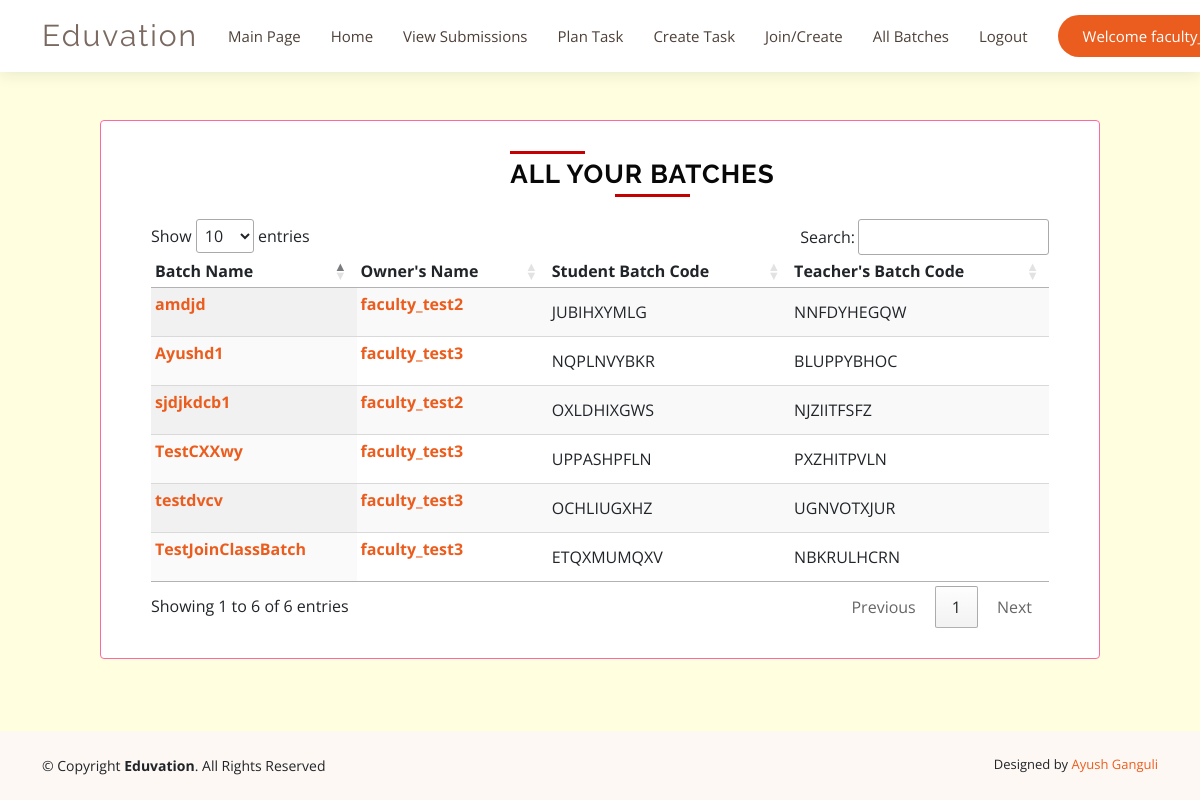
The page /all_user_batches/ (signed in) on the database its author committed.
### main/models.py (models this page shows, shortened)
class Batch(models.Model):
    owner = models.ForeignKey(User,related_name='batch_owner_reverse',null=True, on_delete=models.PROTECT)
    all_users_in_batch = models.ManyToManyField(User,related_name='all_batch_user_belongs')
    batch_code_student = models.CharField(max_length=200)
    batch_code_teacher = models.CharField(max_length=200)
    name = models.CharField(max_length=500)

### main/views.py (the view)
# urls.py: path('all_user_batches/', views.all_user_batches,name='all_user_batches'),
@login_required
def all_user_batches(request):
    all_batches = request.user.all_batch_user_belongs.all()
    return render(request,'all_user_batches.html',{'all_batches': all_batches})

### templates/all_user_batches.html (shortened to what this page needs)
{% extends 'table_base.html' %}
{% block table_page_heading %}
    <div class="twelve mb-3">
        <h1 class="my_heading text-center" style="width: 20%;">All Your Batches</h1>
    </div>
{% endblock table_page_heading %}
{% block table_heading %}
<tr >
    <th>Batch Name</th>
    <th>Owner's Name</th>
    <th>Student Batch Code</th>
    {% if request.user.extended_reverse.is_student %}
    {% else %}
    <th> Teacher's Batch Code </th>
    {% endif %}
</tr>
{% endblock table_heading %}
{% block table_body %}
    {% for curr_batch in all_batches %}
    <tr style="text-align: left;">
        <td> <p class="link10" style="text-align: left;"><a href="{% url 'main:all_batch_classes_table_page' batch_id=curr_batch.id %}">{{curr_batch.name}}</a></p></td>
        <td><p class="link10" style="text-align: left;"><a href="{% url 'main:user_profile_page' user_id=curr_batch.owner.id %}">{{curr_batch.owner.username}}</a></p> </td>
        <td>{{curr_batch.batch_code_student}}</td>
        {% if request.user.extended_reverse.is_student %}
        {% else %}
            <td>{{curr_batch.batch_code_teacher}}</td>
        {% endif %}
    </tr>
    {% endfor %}
{% endblock table_body %}

### templates/table_base.html (shortened to what this page needs)
{% extends 'base.html' %}
{% block style_sheet %}
    {% load static %}
    <link rel="stylesheet" href="https://cdn.datatables.net/1.11.3/css/jquery.dataTables.min.css">
    <link rel="stylesheet" href="{% static 'others/data_table/data_table.css' %}">
{% endblock style_sheet %}
{% block main_code %}
<div class="col-10 justify-content-center mt-5 mb-5 rounded my_table_container">
    {% block table_page_heading %}
    {% endblock table_page_heading %}
    <table id="example" class="display compact hover row-border mt-5" style="width:100%">
        <thead class="thead-dark">
            {% block table_heading %}
            {% endblock table_heading %}
        </thead>
        <tbody id="showData">
            {% block table_body %}
            {% endblock table_body %}
        </tbody>
    </table>
</div>
{% endblock main_code %}

### templates/base.html (shortened to what this page needs)
<!DOCTYPE html>
<html lang="en">
<head>
    {% load static %}
  <link href="{% static 'others/pop_up.css' %}" rel="stylesheet">
  <link href="https://cdn.jsdelivr.net/npm/bootstrap@5.0.2/dist/css/bootstrap.min.css" rel="stylesheet">
  <link href="{% static 'bootstrap_template/assets/css/style.css' %}" rel="stylesheet">
  {% block style_sheet %}{% endblock style_sheet %}
</head>
<body>
  <header id="header" class="fixed-top d-flex align-items-center">
    <div class="container d-flex align-items-center justify-content-between">
      <div class="logo">
        <h1 class="text-light"><a href="/"><span>Eduvation</span></a></h1>
      </div>
      <nav id="navbar" class="navbar">
        {% if user.is_authenticated %}
          {% if request.user.extended_reverse.is_student %}
            <ul>
              <li><a class="nav-link scrollto" href="/">Main Page</a></li>
              <li><a class="nav-link " href="{% url 'main:student_home' %}">Home</a></li>
              <li><a class="nav-link scrollto" href="{% url 'main:all_user_batches' %}">Submit Task</a></li>
              <li><a class="nav-link scrollto" href="{% url 'main:join_class_batch_student' %}">Join Batch/Class</a></li>
              <li><a class="nav-link scrollto" href="{% url 'main:logout' %}">Logout</a></li>
              <li><a class="getstarted scrollto" href="{% url 'main:user_profile_page' user_id=request.user.id %}">Welcome {{request.user.username|truncatechars:32}}</a></li>
            </ul>
          {% else %}
            <ul>
              <li><a class="nav-link scrollto" href="/">Main Page</a></li>
              <li><a class="nav-link " href="{% url 'main:faculty_home' %}">Home</a></li>
              <li><a class="nav-link scrollto" href="{% url 'main:all_classes_teacher' %}">View Submissions</a></li>
              <li><a class="nav-link scrollto" href="{% url 'main:view_schedule' %}">Plan Task</a></li>
              <li><a class="nav-link scrollto" href="{% url 'main:add_task_page' %}">Create Task</a></li>
              <li><a class="nav-link scrollto" href="{% url 'main:join_create' %}">Join/Create</a></li>
              <li><a class="nav-link scrollto" href="{% url 'main:all_user_batches' %}">All Batches</a></li>
              <li><a class="nav-link scrollto" href="{% url 'main:logout' %}">Logout</a></li>
              <li><a class="getstarted scrollto" href="#">Welcome {{request.user.username|truncatechars:32}}</a></li>
            </ul>
          {% endif %}
        {% endif %}
      </nav>
    </div>
  </header>
  <main id="main">
    {% block main_code %}{% endblock main_code %}
  </main>
  <br/>
  <footer id="footer" >
   <div class="container py-4">
      <div class="copyright">
        &copy; Copyright <strong><span>Eduvation</span></strong>. All Rights Reserved
      </div>
      <div class="credits">
        Designed by <a href="https://www.linkedin.com/in/ayush-ganguli-b39729192/">Ayush Ganguli</a>
      </div>
    </div>
  </footer>
</body>
</html>

### static/others/pop_up.css (style rules this page uses)
p { text-align: center; }

### static/others/data_table/data_table.css (style rules this page uses)
#showData tr { text-align: center; }
body { height:100vh; margin:0; }
header { min-height:50px; background:lightcyan; }
footer { min-height:50px; background:PapayaWhip; }
body { display:flex; flex-direction:column; background: #FFFFE0 }
footer { margin-top:auto; }
.my_table_container { background-color: white; background-color: #fff; padding: 30px 50px ; margin: auto; border: 1px solid rgb(255, 104, 167); }
.my_heading { position: relative; padding: 0; margin: 0; font-family: "Raleway", sans-serif; font-weight: 300; font-size: 40px; color: #080808; -webkit-transition: all 0.4s ease 0s; -o-transition: all 0.4s ease 0s; transition: all 0.4s ease 0s; }
.twelve h1 { font-size:26px; font-weight:700; letter-spacing:1px; text-transform:uppercase; width:160px; text-align:center; margin:auto; white-space:nowrap; padding-bottom:13px; }
.twelve h1:before { background-color: #c50000; content: ''; display: block; height: 3px; width: 75px; margin-bottom: 5px; }
.twelve h1:after { background-color: #c50000; content: ''; display: block; position:absolute; right:0; bottom:0; height: 3px; width: 75px; margin-bottom: 0.25em; }
.link10 a { font-weight: bold; position:relative; text-decoration: none; color: #eb5d1e; transition:color .15s ease-in-out; }
.link10 a:after { display:block; content:""; position: absolute; right:0; left:0; width:100%; height:3px; opacity:0; transform:translateY(-150%); transition:transform .15s ease-in-out, opacity .15s ease-in-out; background-color: maroon; }

### rows shown on the page
Batch: name "sjdjkdcb1", owner.username "faculty_test2", batch_code_student "OXLDHIXGWS", batch_code_teacher "NJZIITFSFZ"
Batch: name "testdvcv", owner.username "faculty_test3", batch_code_student "OCHLIUGXHZ", batch_code_teacher "UGNVOTXJUR"
Batch: name "amdjd", owner.username "faculty_test2", batch_code_student "JUBIHXYMLG", batch_code_teacher "NNFDYHEGQW"
Batch: name "TestCXXwy", owner.username "faculty_test3", batch_code_student "UPPASHPFLN", batch_code_teacher "PXZHITPVLN"
Batch: name "Ayushd1", owner.username "faculty_test3", batch_code_student "NQPLNVYBKR", batch_code_teacher "BLUPPYBHOC"
Batch: name "TestJoinClassBatch", owner.username "faculty_test3", batch_code_student "ETQXMUMQXV", batch_code_teacher "NBKRULHCRN"
